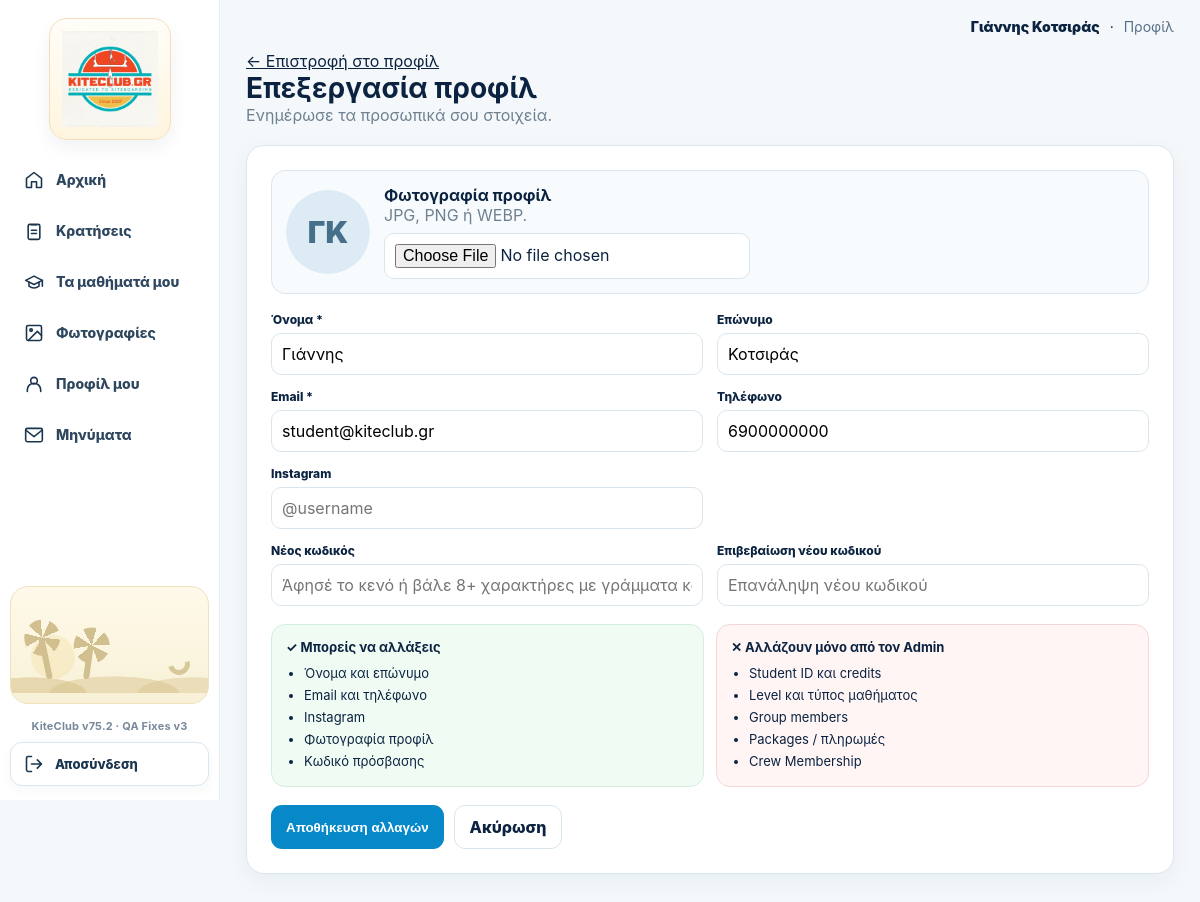
The app's page /student/profile/edit (signed in) with its own data.
### tables this page shows
CREATE TABLE users(
      id INTEGER PRIMARY KEY, name TEXT, email TEXT UNIQUE, phone TEXT,
      role TEXT NOT NULL, password_hash TEXT NOT NULL, active INTEGER DEFAULT 1
    , profile_photo TEXT, surname TEXT, instagram TEXT);

### app.py (the view, shortened to what this page needs)
@app.route("/student/profile/edit", methods=["GET","POST"])
def student_profile_edit():
    u=current_user()
    if not u or u["role"]!="student":
        return redirect(url_for("login"))
    if request.method=="GET":
        con=db()
        st=con.execute("""SELECT s.*,u.name,u.surname,u.email,u.phone,u.instagram,u.profile_photo FROM students s JOIN users u ON u.id=s.user_id WHERE s.user_id=?""",(u["id"],)).fetchone()
        con.close()
        if not st:
            flash("Δεν βρέθηκε το προφίλ μαθητή.")
            return redirect(url_for("student_profile"))
        return render_template("student_profile_edit.html",student=st)

### app.py (called while the page is built)
def csrf_token():
    if "_csrf_token" not in session:
        session["_csrf_token"] = secrets.token_urlsafe(32)
    return session["_csrf_token"]

@app.before_request
def enforce_csrf():
    if request.method in ("POST", "PUT", "PATCH", "DELETE"):
        supplied = request.form.get("_csrf_token") or request.headers.get("X-CSRF-Token", "")
        expected = session.get("_csrf_token", "")
        if not supplied or not expected or not hmac.compare_digest(supplied, expected):
            abort(400, description="Invalid or missing security token. Refresh the page and try again.")

@app.after_request
def security_headers(response):
    response.headers["X-Content-Type-Options"] = "nosniff"
    response.headers["Referrer-Policy"] = "strict-origin-when-cross-origin"
    response.headers["X-Frame-Options"] = "DENY"
    response.headers["Permissions-Policy"] = "camera=(), microphone=(), geolocation=()"
    response.headers["Cache-Control"] = "no-store" if session.get("uid") else "no-cache"
    if request.is_secure:
        response.headers["Strict-Transport-Security"] = "max-age=31536000; includeSubDomains"
    return response

def db():
    con = sqlite3.connect(DB, timeout=15)
    con.execute("PRAGMA busy_timeout=15000")
    con.row_factory = sqlite3.Row
    return con

def current_user():
    if not session.get("uid"): return None
    con=db()
    u=con.execute("SELECT * FROM users WHERE id=?",(session["uid"],)).fetchone()
    con.close()
    if u and not u["active"]:
        session.clear()
        return None
    if u:
        session["role"]=u["role"]
        session.permanent=True
    return u

@app.context_processor
def inject():
    me=current_user()
    unread=0
    if me:
        con=db()
        unread=con.execute("SELECT COUNT(*) n FROM messages WHERE recipient_id=? AND read_at IS NULL",(me["id"],)).fetchone()["n"]
        con.close()
    return {"me": me, "message_unread_count": unread, "booking_state_meta": booking_state_meta, "app_version": APP_VERSION}

### templates/student_profile_edit.html (shortened to what this page needs)
{% extends "base.html" %}{% block content %}
<link rel="stylesheet" href="{{ url_for('static', filename='student-portal.css') }}">
<link rel="stylesheet" href="{{url_for('static',filename='role-sidebar-v3.css')}}?v=3">
<div class="student-portal-shell">
  {% set student_nav='profile' %}{% include '_student_portal_sidebar.html' %}
  <main class="student-portal-main">
    <div class="student-portal-top"><strong>{{student.name}}{% if student.surname %} {{student.surname}}{% endif %}</strong> · <a href="{{url_for('student_profile')}}">Προφίλ</a></div>
    <div class="student-portal-content">
      <div class="edit-page">
        <div class="edit-head"><div><a href="{{url_for('student_profile')}}">← Επιστροφή στο προφίλ</a><h1>Επεξεργασία προφίλ</h1><div class="muted">Ενημέρωσε τα προσωπικά σου στοιχεία.</div></div></div>
        <form class="edit-card" action="{{url_for('student_profile_edit')}}" method="post" enctype="multipart/form-data"><input type="hidden" name="_csrf_token" value="{{ csrf_token() }}">
          <div class="photo-preview">
            <div class="avatar">{% if student.profile_photo %}<img src="{{url_for('static',filename=student.profile_photo)}}" alt="{{student.name}}">{% else %}{{student.name[:1]}}{{student.surname[:1] if student.surname else ''}}{% endif %}</div>
            <div><b>Φωτογραφία προφίλ</b><div class="muted">JPG, PNG ή WEBP.</div><input type="file" name="profile_photo" accept="image/jpeg,image/png,image/webp" style="margin-top:8px"></div>
          </div>
          <div class="edit-grid" style="margin-top:18px">
            <div class="field"><label>Όνομα *</label><input name="name" value="{{student.name}}" required></div>
            <div class="field"><label>Επώνυμο</label><input name="surname" value="{{student.surname or ''}}"></div>
            <div class="field"><label>Email *</label><input type="email" name="email" value="{{student.email}}" required></div>
            <div class="field"><label>Τηλέφωνο</label><input name="phone" value="{{student.phone or ''}}"></div>
            <div class="field"><label>Instagram</label><input name="instagram" value="{{student.instagram or ''}}" placeholder="@username"></div>
            <div></div>
            <div class="field"><label>Νέος κωδικός</label><input type="password" name="new_password" autocomplete="new-password" placeholder="Άφησέ το κενό ή βάλε 8+ χαρακτήρες με γράμματα και αριθμούς"></div>
            <div class="field"><label>Επιβεβαίωση νέου κωδικού</label><input type="password" name="confirm_password" autocomplete="new-password" placeholder="Επανάληψη νέου κωδικού"></div>
          </div>
          <div class="edit-help">
            <div class="help-box"><b>✓ Μπορείς να αλλάξεις</b><ul><li>Όνομα και επώνυμο</li><li>Email και τηλέφωνο</li><li>Instagram</li><li>Φωτογραφία προφίλ</li><li>Κωδικό πρόσβασης</li></ul></div>
            <div class="help-box locked"><b>✕ Αλλάζουν μόνο από τον Admin</b><ul><li>Student ID και credits</li><li>Level και τύπος μαθήματος</li><li>Group members</li><li>Packages / πληρωμές</li><li>Crew Membership</li></ul></div>
          </div>
          <div class="actions"><button class="btn" type="submit">Αποθήκευση αλλαγών</button><a class="btn alt" href="{{url_for('student_profile')}}">Ακύρωση</a></div>
        </form>
      </div>
    </div>
  </main>
</div>
{% endblock %}

### static/student-portal.css (style rules this page uses)
:root { --sp-navy:#0a2742;--sp-orange:#ff6236;--sp-orange2:#ff8450;--sp-blue:#1494dc;--sp-line:#dbe7ef;--sp-soft:#f4f8fb;--sp-text:#0b2340;--sp-muted:#6f8190;--sp-green:#0b9a5b;--sp-cream:#fffaf0;--sp-card:#ffffff }
body.student-portal-body { background:var(--sp-soft) }
.student-portal-shell { min-height:100vh;display:grid;grid-template-columns:220px minmax(0,1fr) }
.student-portal-main { min-width:0;padding:18px 26px 44px }
.student-portal-top { max-width:1300px;margin:0 auto 16px;display:flex;justify-content:flex-end;align-items:center;gap:10px;color:var(--sp-text);font-size:14px }
.student-portal-top strong { font-weight:900 }
.student-portal-top a { text-decoration:none;color:#577089 }
.student-portal-content { max-width:1300px;margin:0 auto }

### templates/base.html (style rules this page uses)
:root { --n:#0b2340;--b:#0788c8;--bg:#f3f8fb;--g:#dff7e8;--gt:#0c7c46;--r:#ffe3e6;--rt:#bd3541;--o:#fff0d6;--ot:#a86100;--l:#d9e6ee;--m:#6f8190 }
* { box-sizing:border-box }
body { margin:0;background:var(--bg);color:var(--n);font-family:Inter,system-ui,-apple-system,Segoe UI,sans-serif }
a { color:inherit }
h1 { font-size:28px;margin:0 0 6px }
.muted { color:var(--m) }
.btn { border:0;border-radius:11px;padding:11px 15px;font-weight:800;cursor:pointer;background:var(--b);color:#fff;text-decoration:none;display:inline-block }
.btn.alt { background:#fff;color:var(--n);border:1px solid var(--l) }
input,select { padding:10px;border:1px solid var(--l);border-radius:10px;background:#fff;font:inherit }

### templates/student_profile_edit.html (style rules this page uses)
.edit-page { max-width:980px;margin:0 auto }
.edit-card { background:#fff;border:1px solid var(--sp-line);border-radius:18px;padding:24px;box-shadow:0 7px 22px rgba(7,36,63,.05) }
.edit-head { display:flex;justify-content:space-between;align-items:center;gap:12px;margin-bottom:20px }
.edit-head h1 { margin:0 }
.edit-grid { display:grid;grid-template-columns:1fr 1fr;gap:14px }
.field label { display:block;font-size:12px;font-weight:850;margin-bottom:6px }
.field input { width:100% }
.photo-preview { display:flex;align-items:center;gap:14px;padding:14px;border:1px solid var(--sp-line);border-radius:14px;background:#f8fbfd }
.photo-preview .avatar { width:84px;height:84px;border-radius:50%;overflow:hidden;background:#dcebf4;display:flex;align-items:center;justify-content:center;font-size:30px;font-weight:900;color:#46708a }
.edit-help { display:grid;grid-template-columns:1fr 1fr;gap:12px;margin-top:18px }
.help-box { border-radius:14px;padding:14px;background:#f0fbf4;border:1px solid #d3efdc;font-size:13px }
.help-box.locked { background:#fff5f5;border-color:#f4d6da }
.help-box b { display:block;margin-bottom:7px }
.help-box ul { margin:0;padding-left:18px;line-height:1.7 }
.actions { display:flex;gap:10px;margin-top:18px;flex-wrap:wrap }

### records on screen
users: name "Γιάννης", surname "Κοτσιράς", name "Γ", surname "Κ", email "student@kiteclub.gr", phone "6900000000"

### other values on screen
{{ app_version }} "KiteClub v75.2 · QA Fixes v3"
